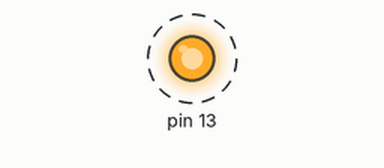
Bench run of a sketch on a simulated Arduino Uno, built with avr-gcc and run on an emulated ATmega328P. Parts: output pins drawn as LEDs (lit = HIGH). Dashed ring = blinking.

Above: at 0.3 s.
Timing chart, 0 to 3.2 s (numbered marks = the images above):
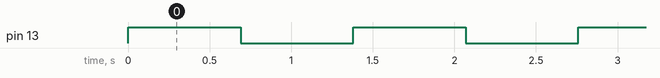

The sketch:

690mstest.ino
```cpp
void setup() {
  pinMode(13, OUTPUT);
}

void loop() {
  digitalWrite(13, HIGH);
  delay(690);
  digitalWrite(13, LOW);
  delay(690);
}
```

Measured:
- by itself, pin 13: alternates HIGH for 0.69 s and LOW for 0.69 s
